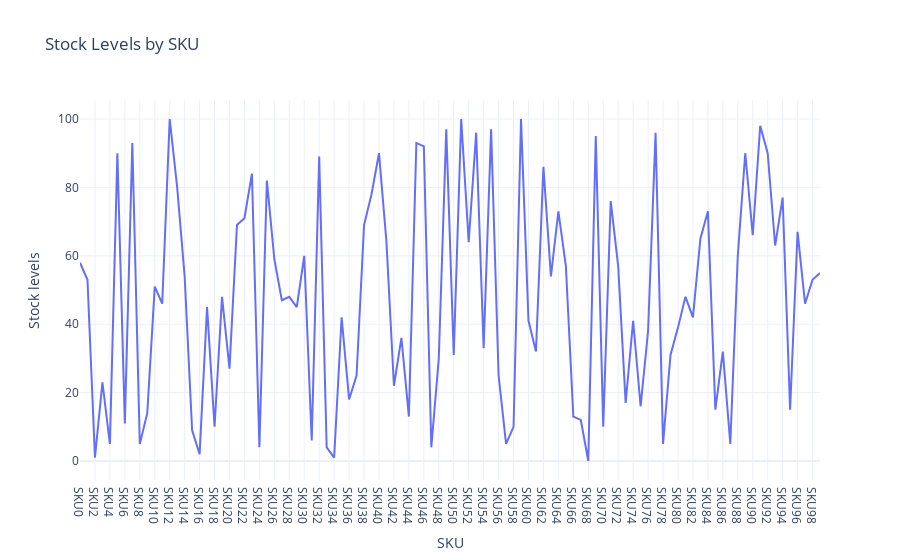

The code cell stored with this chart in its notebook:
### Code cell
stocks_chart = px.line(df, x = 'SKU',
                       y = 'Stock levels',
                       title = 'Stock Levels by SKU')
stocks_chart.show()

### Figure 1 — Plotly figure (JSON) as saved in the notebook; plotly's stock layout.template omitted (floating-point values rounded to 4 significant figures)
{"data": [{"hovertemplate": "SKU=%{x}<br>Stock levels=%{y}<extra></extra>", "legendgroup": "", "line": {"color": "#636efa", "dash": "solid"}, "marker": {"symbol": "circle"}, "mode": "lines", "name": "", "orientation": "v", "showlegend": false, "type": "scatter", "x": ["SKU0", "SKU1", "SKU2", "SKU3", "SKU4", "SKU5", "SKU6", "SKU7", "SKU8", "SKU9", "SKU10", "SKU11", "SKU12", "SKU13", "SKU14", "SKU15", "SKU16", "SKU17", "SKU18", "SKU19", "SKU20", "SKU21", "SKU22", "SKU23", "SKU24", "SKU25", "SKU26", "SKU27", "SKU28", "SKU29", "SKU30", "SKU31", "SKU32", "SKU33", "SKU34", "SKU35", "SKU36", "SKU37", "SKU38", "SKU39", "SKU40", "SKU41", "SKU42", "SKU43", "SKU44", "SKU45", "SKU46", "SKU47", "SKU48", "SKU49", "SKU50", "SKU51", "SKU52", "SKU53", "SKU54", "SKU55", "SKU56", "SKU57", "SKU58", "SKU59", "SKU60", "SKU61", "SKU62", "SKU63", "SKU64", "SKU65", "SKU66", "SKU67", "SKU68", "SKU69", "SKU70", "SKU71", "SKU72", "SKU73", "SKU74", "SKU75", "SKU76", "SKU77", "SKU78", "SKU79", "SKU80", "SKU81", "SKU82", "SKU83", "SKU84", "SKU85", "SKU86", "SKU87", "SKU88", "SKU89", "SKU90", "SKU91", "SKU92", "SKU93", "SKU94", "SKU95", "SKU96", "SKU97", "SKU98", "SKU99"], "xaxis": "x", "y": [58, 53, 1, 23, 5, 90, 11, 93, 5, 14, 51, 46, 100, 80, 54, 9, 2, 45, 10, 48, 27, 69, 71, 84, 4, 82, 59, 47, 48, 45, 60, 6, 89, 4, 1, 42, 18, 25, 69, 78, 90, 64, 22, 36, 13, 93, 92, 4, 30, 97, 31, 100, 64, 96, 33, 97, 25, 5, 10, 100, 41, 32, 86, 54, 73, 57, 13, 12, 0, 95, 10, 76, 57, 17, 41, 16, 38, 96, 5, 31, 39, 48, 42, 65, 73, 15, 32, 5, 60, 90, 66, 98, 90, 63, 77, 15, 67, 46, 53, 55], "yaxis": "y"}], "layout": {"legend": {"tracegroupgap": 0}, "title": {"text": "Stock Levels by SKU"}, "xaxis": {"anchor": "y", "domain": [0, 1], "title": {"text": "SKU"}}, "yaxis": {"anchor": "x", "domain": [0, 1], "title": {"text": "Stock levels"}}}}
